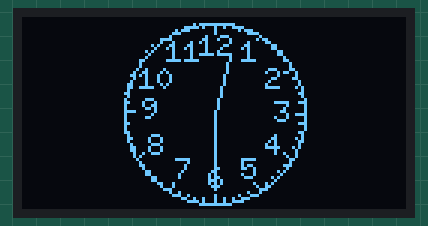
Recording of a sketch running on a simulated ESP32. Shown: 128×64 one-colour display.

Above: at 0.1 s.

The sketch:

Arduino_ESP32_LVGL_Uieasy.ino
```cpp
#include <Arduino.h>
#include <U8g2lib.h>
#include <Wire.h>

// 创建 U8g2 对象，适用于 SSD1306 128x64 I2C 显示屏
U8G2_SSD1306_128X64_NONAME_F_SW_I2C u8g2(U8G2_R0, /* clock=*/ SCL, /* data=*/ SDA, /* reset=*/ U8X8_PIN_NONE);

// 定义表盘中心位置
const int centerX = 64;
const int centerY = 32;
// 定义表盘半径
const int radius = 30;
// 定义时针和分针长度
const int hourHandLength = 20;
const int minuteHandLength = 25;

// 计算指针端点坐标的函数
void calculatePosition(int angle, int length, int& x, int& y) {
    float rad = radians(angle - 90);  // 将角度转换为弧度，并调整 0 度位置
    x = centerX + length * cos(rad);
    y = centerY + length * sin(rad);
}


void setup() {
    // 初始化 U8g2
    u8g2.begin();
}

void loop() {
    // 清除屏幕
    u8g2.firstPage();
    do {
        // 绘制表盘外圈
        u8g2.drawCircle(centerX, centerY, radius);

        // 绘制刻度
        for (int i = 0; i < 60; i++) {
            int angle = i * 6;
            int x1, y1, x2, y2;
            if (i % 5 == 0) {
                // 整点刻度长一些
                calculatePosition(angle, radius - 3, x1, y1);
                calculatePosition(angle, radius, x2, y2);
            } else {
                // 普通刻度短一些
                calculatePosition(angle, radius - 1, x1, y1);
                calculatePosition(angle, radius, x2, y2);
            }
            u8g2.drawLine(x1, y1, x2, y2);
        }

        // 绘制 1 - 12 数字
        u8g2.setFont(u8g2_font_6x10_tr);  // 设置为支持的字体
        for (int i = 1; i <= 12; i++) {
            int angle = i * 30;  // 每个数字间隔 30 度
            int x, y;
            calculatePosition(angle, radius - 8, x, y);  // 数字位置稍微靠内一点
            char numStr[3];
            sprintf(numStr, "%d", i);
            int strWidth = u8g2.getStrWidth(numStr);
            u8g2.drawStr(x - strWidth / 2, y + 3, numStr);  // 居中绘制数字
        }

        // 计算 12:30 时时针和分针的角度
        int hour = 12;
        int minute = 30;
        int hourAngle = (hour % 12) * 30 + minute * 0.5; // 每小时 30 度，分针影响时针微小偏移
        int minuteAngle = minute * 6; // 每分钟 6 度

        // 计算时针和分针端点坐标
        int hourX, hourY, minuteX, minuteY;
        calculatePosition(hourAngle, hourHandLength, hourX, hourY);
        calculatePosition(minuteAngle, minuteHandLength, minuteX, minuteY);

        // 绘制时针和分针
        u8g2.drawLine(centerX, centerY, hourX, hourY);
        u8g2.drawLine(centerX, centerY, minuteX, minuteY);

        // 绘制中心圆点
        u8g2.drawPixel(centerX, centerY);

    } while (u8g2.nextPage());

    // 可以根据需要添加延时
    delay(1000);
}
```
